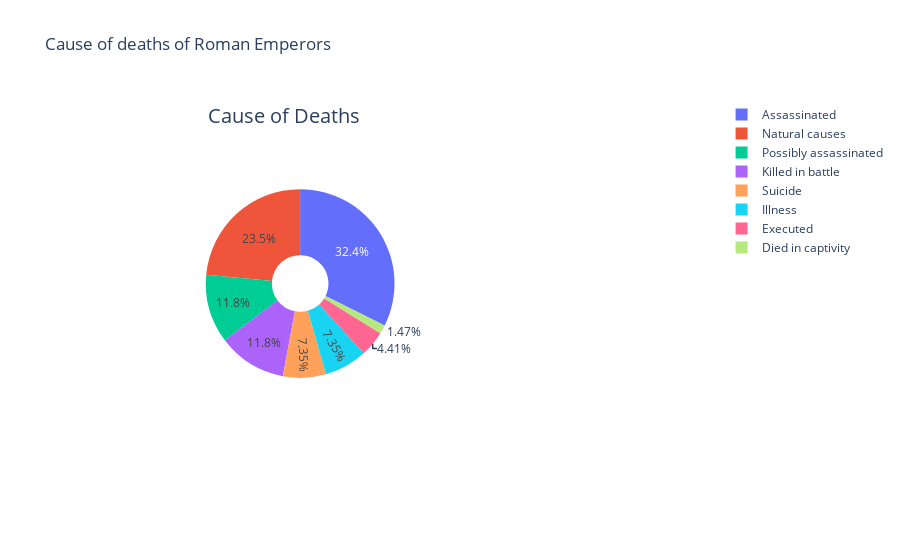

The notebook cell saved with this chart:
### Code cell
fig = {
    
    "data":[
        {
            "values" : number,
            "labels" : causes,
            "domain" : {"x":[.2, .5]},
            "name" : "Cause of deaths",
            "hoverinfo" : "label+percent+name",
            "hole" : .3,
            "type" : "pie"
            
        },],
    
    "layout" : 
        {
            "title" : "Cause of deaths of Roman Emperors",
            "annotations" : [
                {
                    "font" : {"size" : 20},
                    "showarrow" : False,
                    "text" : "Cause of Deaths",
                    "x" : 0.2,
                    "y" : 1
                },
            ]
        }
    
    
    
}

iplot(fig)

### Figure 1 — Plotly figure (JSON) as saved in the notebook; plotly's stock layout.template omitted (floating-point values rounded to 4 significant figures)
{"data": [{"domain": {"x": [0.2, 0.5]}, "hole": 0.3, "hoverinfo": "label+percent+name", "labels": ["Assassinated", "Natural causes", "Possibly assassinated", "Killed in battle", "Suicide", "Illness", "Executed", "Died in captivity"], "name": "Cause of deaths", "type": "pie", "values": [22, 16, 8, 8, 5, 5, 3, 1]}], "layout": {"annotations": [{"font": {"size": 20}, "showarrow": false, "text": "Cause of Deaths", "x": 0.2, "y": 1}], "title": {"text": "Cause of deaths of Roman Emperors"}}}
